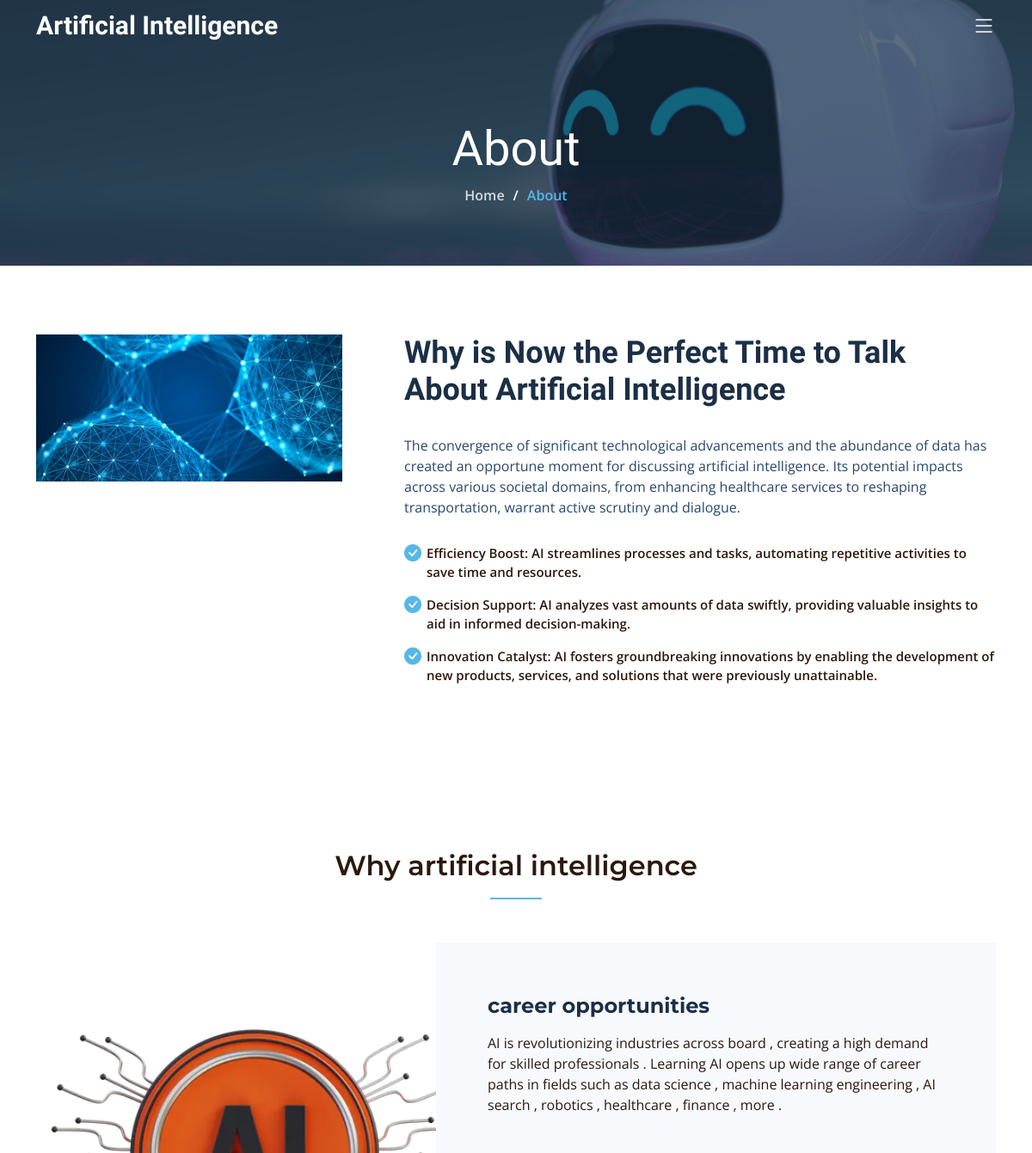
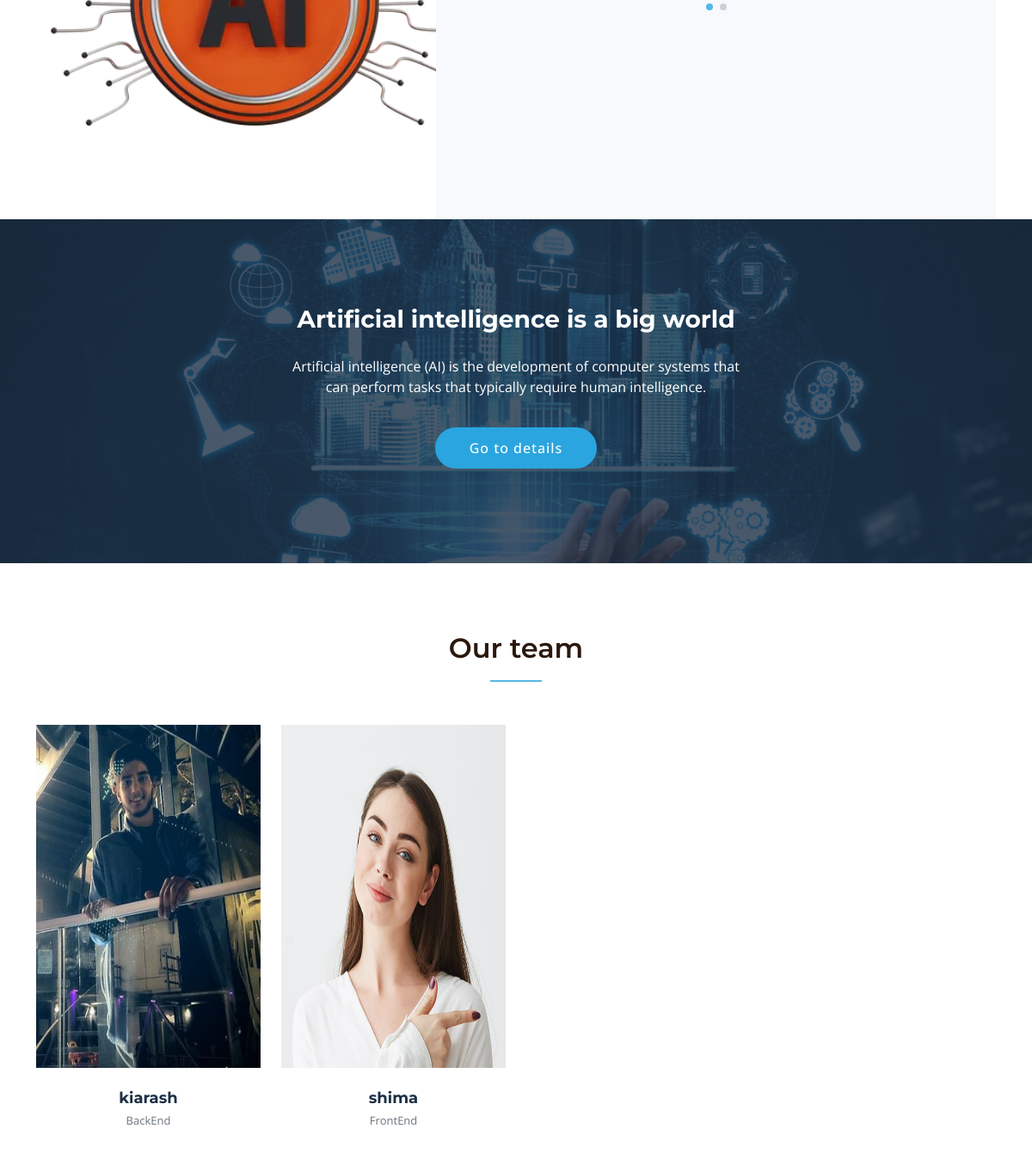
/about, run on the app's committed database (2 pictures, top to bottom).
### home/models.py (models this page shows, shortened)
class WhyAi(models.Model):
    title = models.CharField(max_length=100)  # this section is for index.html 'why artificial intelligence'
    description = models.TextField()

class Profile(models.Model):
    user = models.OneToOneField(User, on_delete=models.CASCADE, related_name='profiles')
    image = models.ImageField(upload_to='profile_images/')
    about_me = models.TextField()
    skills = models.CharField(max_length=50, choices=SKILLS_CHOICES)
    linkedin = models.URLField(max_length=200, blank=True, null=True)
    telegram = models.CharField(max_length=50, blank=True, null=True)
    whatsapp = models.CharField(max_length=20, blank=True, null=True)
    gmail = models.EmailField(max_length=100, blank=True, null=True)
    created_at = models.DateTimeField(auto_now_add=True)
    birthday = BirthdayField()
    objects = BirthdayManager()

### home/views.py (the view)
# urls.py: path('about', AboutClassView.as_view(), name='about'),  # this address is for about.html
class AboutClassView(TemplateView):
    template_name = 'about.html'
    def get_context_data(self, **kwargs):
        context = super().get_context_data(**kwargs)
        profile = Profile.objects.all()
        context['profile'] = profile
        context['data'] = WhyAi.objects.all()
        return context

### context_processors/contex_processors.py (called while the page is built)
def recent_articles(request):
    recent_articles = Article.objects.order_by('-updated_at')
    our_service = OurService.objects.all()
    return {'recent_article': recent_articles, 'our_service': our_service}

### templates/about.html (shortened to what this page needs)
{% extends 'base.html' %}
{% load static %}
{% block contact %}
    <main id="main">
        <div class="breadcrumbs d-flex align-items-center"
             style="background-image: url('{% static 'assets/img/about-header.png' %}');">
            <div class="container position-relative d-flex flex-column align-items-center">
                <h2>About</h2>
                <ol>
                    <li><a href="{% url 'home_app:index' %}">Home</a></li>
                    <li>About</li>
                </ol>
            </div>
        </div>
        <section id="about" class="about">
            <div class="container" data-aos="fade-up">
                <div class="row gy-4" data-aos="fade-up">
                    <div class="col-lg-4">
                        <img src="{% static 'assets/img/about-2-section.jpg' %}" class="img-fluid" alt="">
                    </div>
                    <div class="col-lg-8">
                        <div class="content ps-lg-5">
                            <h3>Why is Now the Perfect Time to Talk About Artificial Intelligence</h3>
                            <p>
                                The convergence of significant technological advancements and the abundance of data has
                                created an opportune moment for discussing artificial intelligence. Its potential
                                impacts across various societal domains, from enhancing healthcare services to reshaping
                                transportation, warrant active scrutiny and dialogue.
                            </p>
                            <ul>
                                <li><i class="bi bi-check-circle-fill"></i> Efficiency Boost: AI streamlines processes
                                    and tasks, automating repetitive activities to save time and resources.
                                </li>
                                <li><i class="bi bi-check-circle-fill"></i> Decision Support: AI analyzes vast amounts
                                    of data swiftly, providing valuable insights to aid in informed decision-making.
                                </li>
                                <li><i class="bi bi-check-circle-fill"></i> Innovation Catalyst: AI fosters
                                    groundbreaking innovations by enabling the development of new products, services,
                                    and solutions that were previously unattainable.
                                </li>
                            </ul>
                        </div>
                    </div>
                </div>
            </div>
        </section>
        <section id="why-us" class="why-us">
            <div class="container" data-aos="fade-up">
                <div class="section-header">
                    <h2>Why artificial intelligence</h2>
                </div>
                <div class="row g-0" data-aos="fade-up" data-aos-delay="200">
                    <div class="col-xl-5 img-bg"
                         style="background-image: url('{% static 'assets/img/Ai_icon.webp' %}')"></div>
                    <div class="col-xl-7 slides  position-relative">
                        <div class="slides-1 swiper">
                            <div class="swiper-wrapper">
                                {% for datum in data %}
                                    <div class="swiper-slide">
                                        <div class="item">
                                            <h3 class="mb-3">{{ datum.title }}</h3>
                                            <p>{{ datum.description }}</p>
                                        </div>
                                    </div>
                                {% endfor %}
                            </div>
                            <div class="swiper-pagination"></div>
                        </div>
                    </div>
                </div>
            </div>
        </section>
        <section id="call-to-action" class="call-to-action">
            <div class="container" data-aos="fade-up">
                <div class="row justify-content-center">
                    <div class="col-lg-6 text-center">
                        <h3>Artificial intelligence is a big world
                        </h3>
                        <p>Artificial intelligence (AI) is the development of computer systems that can perform tasks
                            that typically require human intelligence.</p>
                        <a class="cta-btn" href="#">Go to details</a>
                    </div>
                </div>
            </div>
        </section>
        <section id="team" class="team">
            <div class="container" data-aos="fade-up">
                <div class="section-header">
                    <h2>Our team </h2>
                </div>
                <div class="row gy-4">
                    {% for profile in profile %}
                        <div class="col-lg-3 col-md-6" data-aos="fade-up" data-aos-delay="100">
                            <div class="team-member">
                                <div class="member-img">
                                    <img style="width: 800px; height: 399px " src="{{ profile.image.url }}" class="img-fluid" alt="">
                                </div>
                                <div class="member-info">
                                    <h4>{{ profile.user.username }}</h4>
                                    <span>{{ profile.skills }}</span>
                                </div>
                            </div>
                        </div>
                    {% endfor %}
                </div>
            </div>
        </section>
    </main>
{% endblock %}

### assets/assets/css/main.css (style rules this page uses)
:root { --font-default: "Open Sans", system-ui, -apple-system, "Segoe UI", Roboto, "Helvetica Neue", Arial, "Noto Sans", "Liberation Sans", sans-serif, "Apple Color Emoji", "Segoe UI Emoji", "Segoe UI Symbol", "Noto Color Emoji"; --font-primary: "Montserrat", sans-serif; --font-secondary: "Raleway", sans-serif; }
:root { --color-default: #2b180d; --color-primary: #56b8e6; --color-secondary: #1b2f45; }
:root { scroll-behavior: smooth; }
body { font-family: var(--font-default); color: var(--color-default); }
a { color: var(--color-primary); text-decoration: none; transition: 0.3s; }
h1, h2, h3, h4, h5, h6 { font-family: var(--font-primary); }
section { overflow: hidden; padding: 80px 0; }
.section-header { text-align: center; padding-bottom: 30px; }
.section-header h2 { font-size: 32px; font-weight: 600; margin-bottom: 20px; padding-bottom: 20px; position: relative; }
.section-header h2:after { content: ""; position: absolute; display: block; width: 60px; height: 2px; background: var(--color-primary); left: 0; right: 0; bottom: 0; margin: auto; }
.breadcrumbs { padding: 140px 0 60px 0; min-height: 30vh; position: relative; background-size: cover; background-position: center; background-repeat: no-repeat; }
.breadcrumbs:before { content: ""; background-color: rgba(27, 47, 69, 0.7); position: absolute; inset: 0; }
.breadcrumbs h2 { font-size: 56px; font-weight: 500; color: #fff; font-family: var(--font-secondary); }
.breadcrumbs ol { display: flex; flex-wrap: wrap; list-style: none; padding: 0 0 10px 0; margin: 0; font-size: 16px; font-weight: 600; color: var(--color-primary); }
.breadcrumbs ol a { color: rgba(255, 255, 255, 0.8); transition: 0.3s; }
.breadcrumbs ol li + li { padding-left: 10px; }
.breadcrumbs ol li + li::before { display: inline-block; padding-right: 10px; color: #fff; content: "/"; }
.why-us { padding-bottom: 0; }
.why-us .img-bg { min-height: 500px; background-size: cover; }
.why-us .slides { background-color: #f7f9fc; }
.why-us h3 { font-size: 24px; font-weight: 700; color: var(--color-secondary); }
.why-us .swiper { margin: 140px 140px 120px 140px; overflow: hidden; }
.why-us .swiper-pagination { margin-top: 30px; position: relative; }
@media (max-width: 1200px) { .why-us .swiper { margin: 60px 60px 40px 60px; } }
.about .content h3 { font-weight: 700; font-size: 36px; font-family: var(--font-secondary); color: var(--color-secondary); }
.about .content p { margin: 30px 0; color: #29486a; }
.about .content ul { list-style: none; padding: 0; }
.about .content ul li { padding: 0 0 15px 26px; position: relative; font-size: 15px; font-weight: 600; }
.about .content ul i { position: absolute; font-size: 20px; left: 0; top: -3px; color: var(--color-primary); }
.call-to-action { background: linear-gradient(rgba(27, 47, 69, 0.8), rgba(27, 47, 69, 0.8)), url("../img/12.png") center center; background-size: cover; padding: 100px 0; }
.call-to-action h3 { color: #fff; font-size: 28px; margin-bottom: 25px; font-weight: 700; }
.call-to-action p { color: #fff; margin-bottom: 25px; }
.call-to-action .cta-btn { font-family: var(--font-default); font-weight: 500; font-size: 16px; letter-spacing: 1px; display: inline-block; padding: 12px 40px; border-radius: 50px; transition: 0.5s; margin: 10px; color: #fff; background: #2aa5df; }
.team .team-member { overflow: hidden; background: #fff; }
.team .team-member .member-img { position: relative; overflow: hidden; }
.team .team-member .member-info { padding: 25px 15px 0 15px; text-align: center; }
.team .team-member .member-info h4 { font-weight: 700; margin-bottom: 5px; font-size: 18px; color: var(--color-secondary); }
.team .team-member .member-info span { display: block; font-size: 13px; font-weight: 400; color: #6c757d; }

### data on the page
WhyAi: title "career opportunities", description "AI is revolutionizing industries across board , creating a high demand for skilled professionals . Learning AI opens up wide range of career paths in fields such as data science , machine learning engineering , AI search , robotics , healthcare , finance , more ."
Profile: image (picture), user.username "kiarash", skills "BackEnd"
Profile: image (picture), user.username "shima", skills "FrontEnd"
